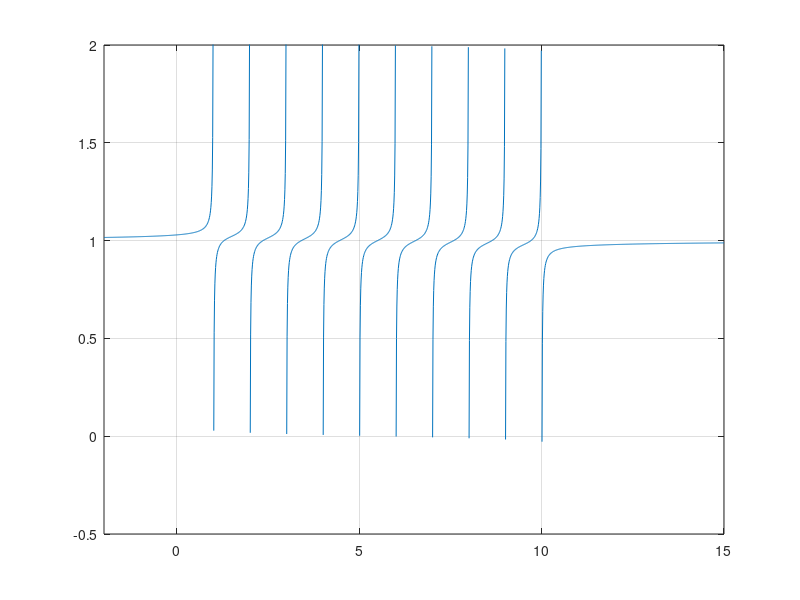

Write the MATLAB code that produced this figure.
d=[1:10];
w=0.01*ones(1,10);
x=[-2:0.01:15];

f=1;
for i=1:10
  f=f+w(i)./(d(i)-x);
end
plot(x,f);
grid
axis([-2 15 -0.5 2]);